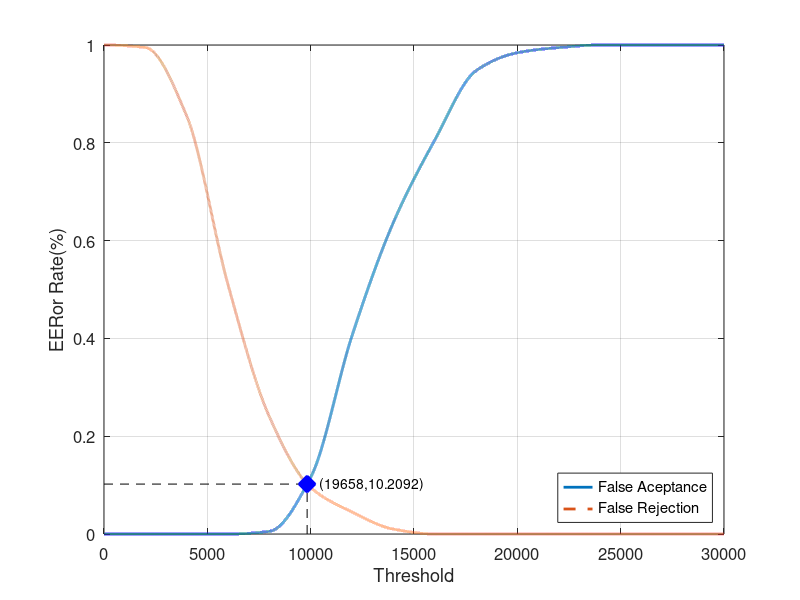
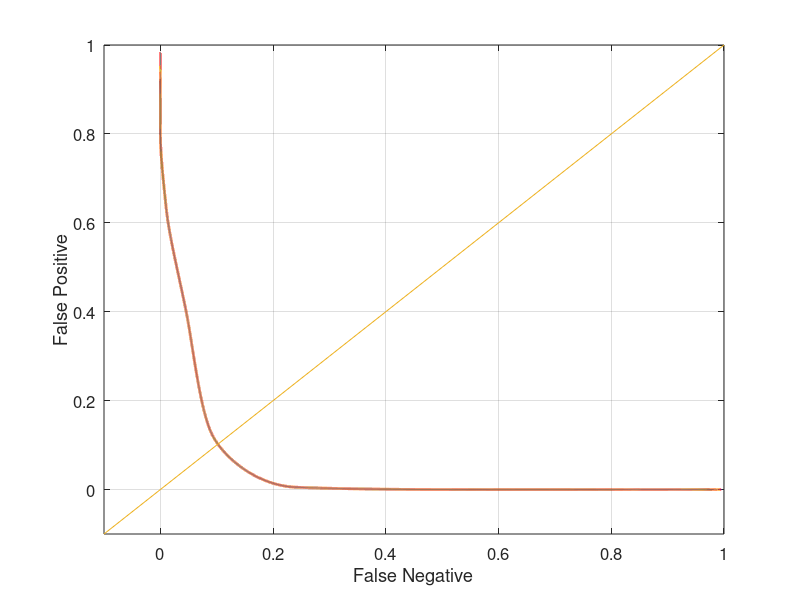

These figures' MATLAB source, in order:
close all;
clear;
clc;
x = 0:2000:30000;
xq = 0:0.5:30000;

y0 = [0 0 0 0 0.00526316 0.115789 0.405263 0.636842 0.805263 0.947368 0.984211 0.994737 1 1 1 1]
yy0 = interp1(x, y0, xq, 'pchip');
y1 = [1 0.995 0.855 0.51 0.24 0.095 0.045 0.01 0 0 0 0 0 0 0 0]
yy1 = interp1(x, y1, xq, 'pchip');

% Calculating EER: 
y2 = abs(y0 - y1);
find(y2 == min(y2))
yy2 = abs(yy0 - yy1);
xEER = find(yy2 == min(yy2));
xEERIndex = xq(xEER) % X-axis EER
yEER = yy0(xEER) % Y-axis EER

main = figure
plot(xq, yy0,'-','LineWidth', 2);	hold on
plot(xq, yy1,'--','LineWidth', 2);	hold on
plot([xEERIndex xEERIndex], [0 yEER], 'k--');	hold on
plot([0 xEERIndex], [yEER yEER], 'k--');	hold on
plot(xEERIndex, yEER, 'bx', 'LineWidth', 10);	hold on
text(xEERIndex, yEER,strcat('    (', num2str(xEER), ', ', num2str(yEER * 100), ')'))
legend('False Aceptance', 'False Rejection', 'Location', 'SouthEast')
xlabel('Threshold')
ylabel('EERor Rate(%)')
set(gca, 'FontSize', 12)
axis([0 30000 0 1])
grid on

print(main, 'Database1_3Main', '-dpng');
FNRxFPR = figure('Color', [1 1 1]);
plot(yy1, yy0, '-', yy1, yy0, 'LineWidth', 2);
hold on
y = -0.1:0.1:1
plot(y, y); 
set(gca, 'FontSize', 12)
xlabel('False Negative')
ylabel('False Positive')
axis([-0.1 1 -0.1 1])
set(gca, 'FontSize', 12)
grid on

print(FNRxFPR, 'Database1_3FNRxFPR','-dpng');
